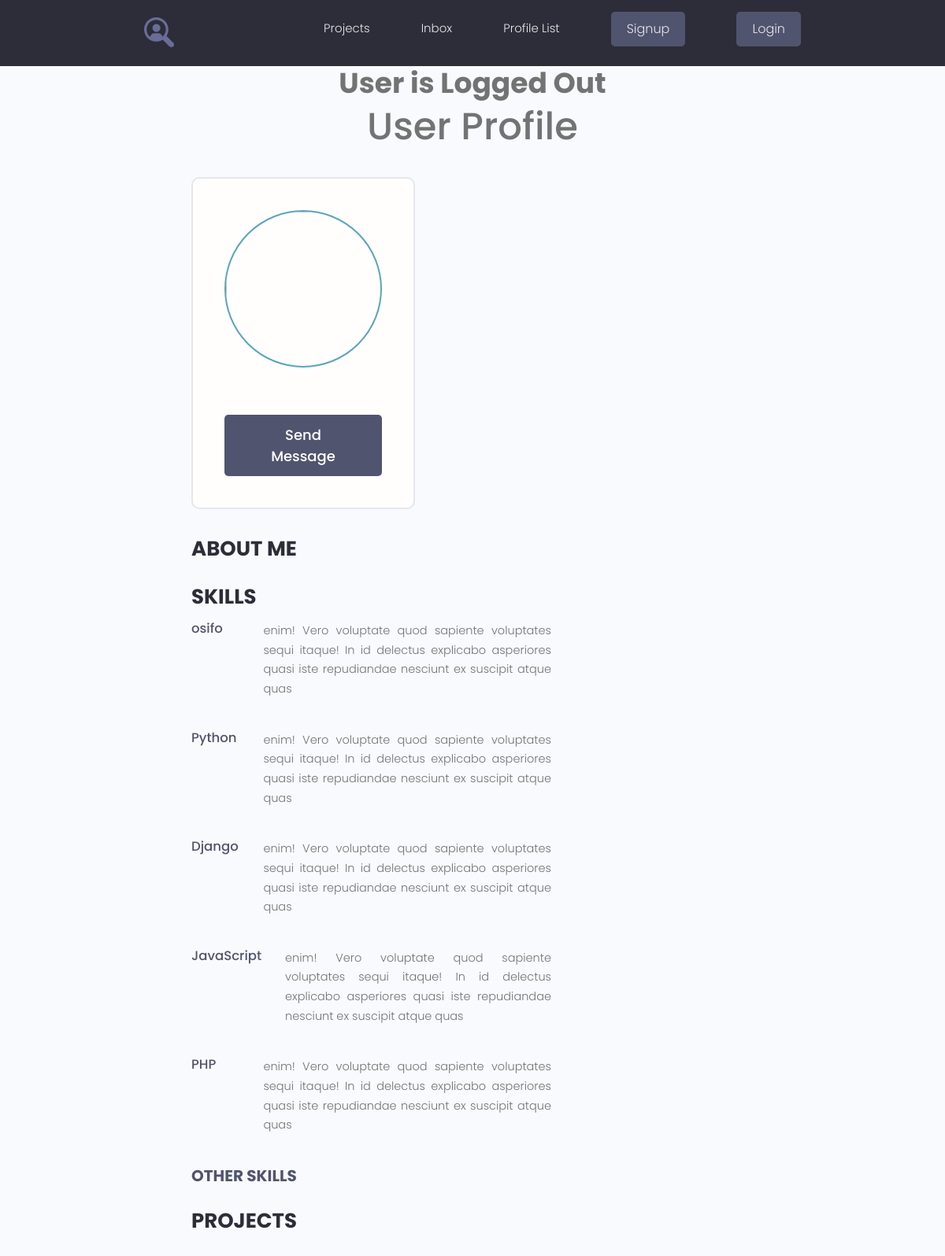
Page /user/userprofile/03a2dccf-94bf-4506-bf64-f3971144d423/ on the committed database.
### user/models.py (models this page shows, shortened)
class Skill(models.Model):
    owner = models.ForeignKey(Profile, on_delete=models.CASCADE, blank=True,null=True)
    name = models.CharField(max_length=130, blank=True, null=True)
    description = models.TextField(blank=True, null=True)
    created = models.DateTimeField(auto_now_add=True)
    id = models.UUIDField(default=uuid.uuid4, unique= True , primary_key=True, editable=False)

### user/views.py (the view)
# urls.py: path("userprofile/<uuid:pk>/", userProfile, name = "userprofile"),
def userProfile(request, pk):
    profile = Profile.objects.get(id=pk)
    topskill = profile.skill_set.exclude(description__exact='')
    otherskill = profile.skill_set.filter(description='')
    print(profile.name)
    my_dict = {
        "profile":profile,
        "topskills":topskill,
        "profile":otherskill,
    }
    return render(request, "user/userprofile.html", my_dict)

### templates/user/userprofile.html (shortened to what this page needs)
<!DOCTYPE html>
{% extends "simple/base.html" %}
{% load static  %}
{% block things %}
<h1><center>User Profile</center></h1>
<main class="profile my-md">
    <div class="container">
      <div class="layout">
        <div class="column column--1of3">
          <div class="card text-center">
            <div class="card__body dev">
              <img class="avatar avatar--xl" src="{{ profile.profile_image.url }}" />
              <a href="#" class="btn btn--sub btn--lg">Send Message </a>
            </div>
          </div>
        </div>
        <div class="column column--2of3">
          <div class="devInfo">
            <h3 class="devInfo__title">About Me</h3>
          </div>
          <div class="devInfo">
            <h3 class="devInfo__title">Skills</h3>
            <div class="devInfo__skills">
                {% for skill in topskills %}
              <div class="devSkill">
                <h4 class="devSkill__title">{{skill.name}}</h4>
                <p class="devSkill__info">
                    {{skill.description|slice:'150'}}
                </p>
              </div>
              {% endfor %}
              <h3 class="devInfo__subtitle">OTHER SKILLS</h3>
            </div>
          </div>
          <div class="devInfo">
            <h3 class="devInfo__title">Projects</h3>
          </div>
        </div>
      </div>
    </div>
  </main>
{% endblock things %}

### static/styles/app.css (style rules this page uses)
:root { --color-sub: #2d2d39; }
.btn--sub { background-color: var(--color-sub-light); }
.card { border: 2px solid var(--color-light); }
img { width: 100%; }
.profile .card > .dev { padding: 4rem; }
.devInfo { margin-bottom: 3rem; }
.devInfo__title, .devInfo__subtitle { font-size: 2.6rem; color: var(--color-sub); text-transform: uppercase; font-weight: 700; margin-bottom: 1.5rem; }
.devInfo__subtitle { font-size: 2rem; color: var(--color-sub-light); }
.devInfo__about, .devSkill__info { font-size: 1.45rem; line-height: 1.7; text-align: justify; }
.devSkill { margin-bottom: 3rem; }
.devSkill__title { font-size: 1.65rem; font-weight: 500; color: var(--color-sub-light); }
@media screen and (min-width: 700px) { .devSkill { display: flex; justify-content: space-between; gap: 3rem; } }
@media screen and (min-width: 700px) { .devSkill__info { flex-basis: 80%; } }

### static/uikit/styles/modules/_variables.css (style rules this page uses)
:root { --color-main: #5aa5b9; --color-main-light: #e6faff; --color-sub: #3f4156; --color-sub-light: #51546e; --color-sub-lighter: #ededfd; --color-text: #737373; --color-gray: #8b8b8b; --color-light: #e5e7eb; --color-light-gray: #767676; --color-bg: #f8fafd; --color-white: #fffefd; --color-white-light: #f3f3f3; --color-success: #359e64; --color-success-bg: #def8e8; --color-error: #fc4b0b; --color-error-bg: #fff2ee; --font-base: 'Poppins', arial, helvetica, 'Segoe UI', roboto, ubuntu, sans-serif; --font-monospace: 'Fira Code', 'Courier New', courier, monospace; --font-regular: 300; --font-medium: 500; --font-bold: 700; --generic-shadow: 1px 1px 5px #00000010; --generic-transition: all 0.3s ease-in-out; }

### static/uikit/styles/modules/_base.css (style rules this page uses)
* { margin: 0; padding: 0; box-sizing: border-box; text-rendering: optimizeLegibility; color: inherit; font-size: inherit; }
html { font-size: 50%; }
@media only screen and (min-width: 480px) { html { font-size: 56.25%; } }
@media only screen and (min-width: 1200px) { html { font-size: 62.5%; } }
body { line-height: 1.6; font-weight: 400; font-size: 1.5rem; color: var(--color-text); background-color: var(--color-bg); min-height: 100vh; }

### static/uikit/styles/modules/_typography.css (style rules this page uses)
* { font-family: var(--font-base); }
h1 { font-size: 4.8rem; font-weight: var(--font-medium); }
h3 { font-size: 3.2rem; font-weight: var(--font-medium); }
h4 { font-size: 2.8rem; font-weight: var(--font-medium); }
p, span, strong { font-size: 1.6rem; color: var(--color-text); font-weight: var(--font-regular); }
a { padding-bottom: 2px; text-decoration: none; display: inline-block; color: var(--color-main); font-weight: var(--font-medium); }

### static/uikit/styles/modules/_utilities.css (style rules this page uses)
.container { width: 92%; max-width: 165rem; margin: 0 auto; box-sizing: border-box; }
@media screen and (min-width: 1000px) { .container { width: 90%; } }
@media screen and (min-width: 1200px) { .container { width: 80%; } }
.text-center { text-align: center; }
.my-md { margin: 3rem auto; }

### static/uikit/styles/modules/_avatar.css (style rules this page uses)
.avatar { border-radius: 50%; border: 2px solid var(--color-main); object-fit: cover; }
.avatar--xl { height: 20rem; width: 20rem; }

### static/uikit/styles/modules/_button.css (style rules this page uses)
.btn { display: inline-block; position: relative; cursor: pointer; background-color: var(--color-light); font-weight: var(--font-medium); color: var(--color-sub); text-decoration: none; padding: 1rem 2rem; border-radius: 0.5rem; border: none; width: -webkit-fit-content; width: -moz-fit-content; width: fit-content; height: -webkit-fit-content; height: -moz-fit-content; height: fit-content; font-size: 1.6rem; outline-width: 0; outline-color: transparent; -webkit-backface-visibility: hidden; backface-visibility: hidden; transition: all 0.3s ease-in-out; }
.btn--sub { background-color: var(--color-sub); color: var(--color-white); }
.btn--lg { font-size: 1.8rem; padding: 1.2rem 4.5rem; }

### static/uikit/styles/modules/_card.css (style rules this page uses)
.card { border-radius: 1rem; background-color: var(--color-white); border: 1.5px solid var(--color-light); width: auto; height: auto; margin-top: 0.5rem; margin-bottom: 0.5rem; overflow: hidden; }
.card__body, .card__header { padding: 2rem 2.5rem; }

### static/uikit/styles/modules/_layout.css (style rules this page uses)
.layout { display: flex; flex-flow: row wrap; justify-content: space-between; }
.layout > .column { margin-bottom: 3rem; }
.layout > .column.column--1of3 { flex-basis: 30%; }
.layout > .column.column--2of3 { flex-basis: 64%; }

### rows in the picture
Skill: name "osifo", description "enim! Vero voluptate quod sapiente voluptates sequi itaque! In id delectus explicabo asperiores quasi iste repudiandae nesciunt ex suscipit atque quas"
Skill: name "Python", description "enim! Vero voluptate quod sapiente voluptates sequi itaque! In id delectus explicabo asperiores quasi iste repudiandae nesciunt ex suscipit atque quas"
Skill: name "Django", description "enim! Vero voluptate quod sapiente voluptates sequi itaque! In id delectus explicabo asperiores quasi iste repudiandae nesciunt ex suscipit atque quas"
Skill: name "JavaScript", description "enim! Vero voluptate quod sapiente voluptates sequi itaque! In id delectus explicabo asperiores quasi iste repudiandae nesciunt ex suscipit atque quas"
Skill: name "PHP", description "enim! Vero voluptate quod sapiente voluptates sequi itaque! In id delectus explicabo asperiores quasi iste repudiandae nesciunt ex suscipit atque quas"
